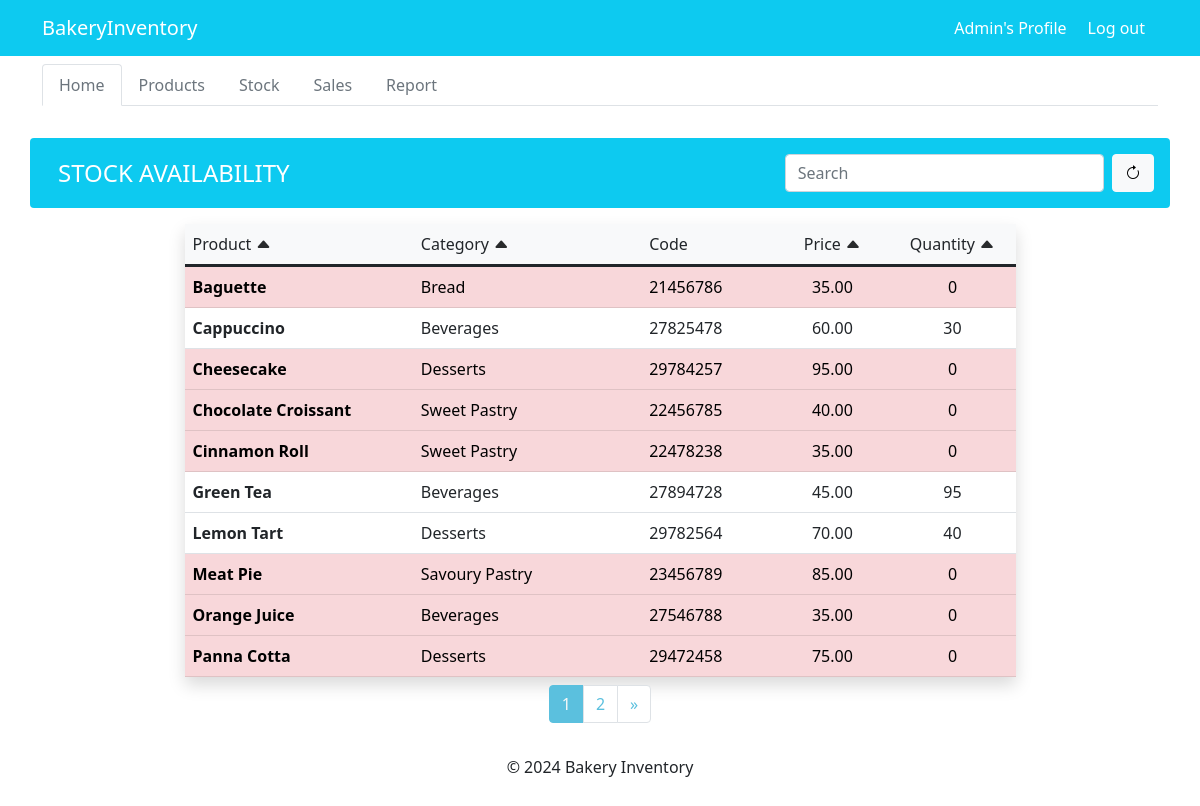
Page /index/ (signed in) on the committed database.
### dashboard/models.py (models this page shows, shortened)
class Product(models.Model):
    name = models.CharField(max_length=50, unique=True, null = True)
    category = models.CharField(max_length=50, choices = CATEGORY)
    code = models.CharField(max_length=8, validators=[MinLengthValidator(8)], unique=True, null=True)
    price = models.DecimalField(max_digits=10, decimal_places=2, null=True)
    quantity = models.PositiveIntegerField(default=0, editable=False, null=True)

### dashboard/views.py (the view)
# urls.py: path('index/', views.index, name = 'dashboard-index'),
@login_required
def index(request):
    page_number = request.GET.get('page', 1)
    query = request.GET.get('query', '')
    sort_by = request.GET.get('sort', 'name')
    sort_order = request.GET.get('order', 'asc')
    update = request.GET.get('update', 'false')
    if update == 'true':
        Product.update_all_product_quantities()
    items = Product.objects.all()
    if query:
        items = items.filter(
            Q(name__icontains=query) |
            Q(code__icontains=query) |
            Q(category__icontains=query)
        )
    if sort_order == 'desc':
        items = items.order_by(f'-{sort_by}')
    else:
        items = items.order_by(sort_by)
    paginator = Paginator(items, 10)
    page_items = paginator.get_page(page_number)
    context = {
        'items': page_items,
        'query': query,
        'sort_by': sort_by,
        'sort_order': sort_order
    }
    if request.headers.get('Hx-Request') == 'true':
        return render(request, 'dashboard/index_table.html', context)
    return render(request, 'dashboard/index.html', context)

### templates/dashboard/index.html (shortened to what this page needs)
{% extends 'partials/base.html' %}
{% block nav %}
{% include 'partials/nav.html' %}
{% endblock %}
{% block content %}
<section class="container mb-2">
  <header
    class="row my-3 bg-info rounded p-3 justify-content-between align-items-center"
  >
    <div class="col-md-4">
      <h1
        class="h4 m-0 text-white fw-normal text-uppercase"
        id="stock-availability-heading"
      >
        Stock Availability
      </h1>
    </div>
    <div class="d-flex gap-2 col-md-4 text-end p-0">
      <input
        id="search-input"
        class="form-control"
        type="search"
        placeholder="Search"
        aria-label="Search for product"
        hx-get="{% url 'dashboard-index' %}?page={{page_number}}&sort={{ sort_by }}&order={{ sort_order }}"
        hx-trigger="keyup changed delay:500ms"
        hx-target="#index-table"
        name="query"
      />
      <button
        class="btn btn-light"
        hx-get="{% url 'dashboard-index' %}?update=true"
        hx-target="#index-table"
        aria-label="Update stock data"
      >
        <i class="bi bi-arrow-clockwise"></i>
      </button>
    </div>
  </header>
  <div class="row">
    <div
      id="index-table"
      class="col-lg-9 m-auto"
      aria-live="polite"
      aria-describedby="stock-availability-heading"
    >
      {% include 'dashboard/index_table.html' %}
    </div>
  </div>
</section>
{% endblock %}

### templates/partials/base.html (shortened to what this page needs)
{% load static %}
<!DOCTYPE html>
<html lang="en">
  <head>
    <link
      href="https://cdn.jsdelivr.net/npm/bootstrap@5.1.3/dist/css/bootstrap.min.css"
      rel="stylesheet"
    />
    <link
      rel="stylesheet"
      href="https://cdn.jsdelivr.net/npm/bootstrap-icons@1.5.0/font/bootstrap-icons.css"
    />
    <link rel="stylesheet" href="{% static 'style.css' %}" />
  </head>
  <body class="d-flex flex-column vh-100">
    <header>{% include 'partials/header.html' %}</header>
    {% block nav %} {% endblock %}
    <main>{% block content %} {% endblock %}</main>
    <footer class="mt-auto">
      <p class="text-center py-3">&copy; 2024 Bakery Inventory</p>
    </footer>
  </body>
</html>

### templates/partials/header.html (shortened to what this page needs)
<nav class="navbar navbar-expand-lg navbar-dark bg-info mb-2" role="banner">
  <div class="container">
    {% if user.is_authenticated %}
    <a
      class="navbar-brand text-white"
      href="{% url 'dashboard-index' %}"
      aria-label="Navigate to Dashboard Home"
      >BakeryInventory</a
    >
    <div class="collapse navbar-collapse" id="navbarSupportedContent">
      <ul class="navbar-nav ms-auto align-items-center">
        <li class="nav-item">
          <a
            class="nav-link text-white"
            href="{% url 'user-profile' %}"
            aria-label="Navigate to your Profile"
            >{{ user.username }}'s Profile</a
          >
        </li>
        <li class="nav-item">
          <form method="post" action="{% url 'user-logout' %}" class="d-inline">
            <button
              type="submit"
              class="btn text-white"
              aria-label="Log out"
              role="link"
            >
              Log out
            </button>
          </form>
        </li>
      </ul>
    </div>
    {% endif %}
  </div>
</nav>

### templates/partials/nav.html
<nav
  class="container sticky-top"
  role="navigation"
  aria-label="Main Navigation"
>
  <ul class="nav nav-tabs mb-3 bg-white">
    <li class="nav-item">
      <a
        class="nav-link text-secondary {% if request.resolver_match.url_name == 'dashboard-index' %}active {% endif %}"
        aria-current="{% if request.resolver_match.url_name == 'dashboard-index' %}page{% endif %}"
        href="{% url 'dashboard-index' %}"
        >Home</a
      >
    </li>
    {% if user.is_superuser %}
    <li class="nav-item">
      <a
        class="nav-link text-secondary {% if request.resolver_match.url_name == 'dashboard-products' %}active {% endif %}"
        aria-current="{% if request.resolver_match.url_name == 'dashboard-products' %}page{% endif %}"
        href="{% url 'dashboard-products' %}"
        >Products</a
      >
    </li>
    <li class="nav-item">
      <a
        class="nav-link text-secondary {% if request.resolver_match.url_name == 'dashboard-stock' %}active {% endif %}"
        aria-current="{% if request.resolver_match.url_name == 'dashboard-stock' %}page{% endif %}"
        href="{% url 'dashboard-stock' %}"
        >Stock</a
      >
    </li>
    {% endif %}
    <li class="nav-item">
      <a
        class="nav-link text-secondary {% if request.resolver_match.url_name == 'dashboard-sales' %}active {% endif %}"
        aria-current="{% if request.resolver_match.url_name == 'dashboard-sales' %}page{% endif %}"
        href="{% url 'dashboard-sales' %}"
        >Sales</a
      >
    </li>
    <li class="nav-item">
      <a
        class="nav-link text-secondary {% if request.resolver_match.url_name == 'dashboard-report' %}active {% endif %}"
        aria-current="{% if request.resolver_match.url_name == 'dashboard-report' %}page{% endif %}"
        href="{% url 'dashboard-report' %}"
        >Report</a
      >
    </li>
  </ul>
</nav>

### templates/dashboard/index_table.html (shortened to what this page needs)
<table
  role="table"
  class="table table-hover m-0 shadow"
  aria-labelledby="table-title"
>
  <thead class="text-dark table-light border-0">
    <tr>
      <td scope="col" class="col-md-2">
        Product
        <a
          href="{% url 'dashboard-index' %}?page={{page_number}}&query={{ query }}&sort=name&order={% if request.GET.sort == 'name' and request.GET.order == 'asc' %}desc{% else %}asc{% endif %}"
          hx-get="{% url 'dashboard-index' %}?page={{page_number}}&query={{ query }}&sort=name&order={% if request.GET.sort == 'name' and request.GET.order == 'asc' %}desc{% else %}asc{% endif %}"
          hx-target="#index-table"
          role="button"
          aria-label="Sort by Product Name {% if request.GET.sort == 'name' and request.GET.order == 'asc' %}(descending){% else %}(ascending){% endif %}"
          tabindex="0"
        >
          <i
            class="bi bi-caret-{% if request.GET.sort == 'name' and request.GET.order == 'asc' %}down-fill{% else %}up-fill{% endif %} icon {% if request.GET.sort == 'name' %}active{% endif %}"
          ></i>
        </a>
      </td>
      <td scope="col" class="col-md-2">
        Category
        <a
          href="{% url 'dashboard-index' %}?page={{page_number}}&query={{ query }}&sort=category&order={% if request.GET.sort == 'category' and request.GET.order == 'asc' %}desc{% else %}asc{% endif %}"
          hx-get="{% url 'dashboard-index' %}?page={{page_number}}&query={{ query }}&sort=category&order={% if request.GET.sort == 'category' and request.GET.order == 'asc' %}desc{% else %}asc{% endif %}"
          hx-target="#index-table"
          role="button"
          aria-label="Sort by Category {% if request.GET.sort == 'category' and request.GET.order == 'asc' %}(descending){% else %}(ascending){% endif %}"
          tabindex="0"
        >
          <i
            class="bi bi-caret-{% if request.GET.sort == 'category' and request.GET.order == 'asc' %}down-fill{% else %}up-fill{% endif %} icon {% if request.GET.sort == 'category' %}active{% endif %}"
          ></i>
        </a>
      </td>
      <td scope="col" class="col-md-1">Code</td>
      <td scope="col" class="text-center col-md-1">
        Price
        <a
          href="{% url 'dashboard-index' %}?page={{page_number}}&query={{ query }}&sort=price&order={% if request.GET.sort == 'price' and request.GET.order == 'asc' %}desc{% else %}asc{% endif %}"
          hx-get="{% url 'dashboard-index' %}?page={{page_number}}&query={{ query }}&sort=price&order={% if request.GET.sort == 'price' and request.GET.order == 'asc' %}desc{% else %}asc{% endif %}"
          hx-target="#index-table"
          role="button"
          aria-label="Sort by Price {% if request.GET.sort == 'price' and request.GET.order == 'asc' %}(descending){% else %}(ascending){% endif %}"
          tabindex="0"
        >
          <i
            class="bi bi-caret-{% if request.GET.sort == 'price' and request.GET.order == 'asc' %}down-fill{% else %}up-fill{% endif %} icon {% if request.GET.sort == 'price' %}active{% endif %}"
          ></i>
        </a>
      </td>
      <td scope="col" class="text-center col-md-1">
        Quantity
        <a
          href="{% url 'dashboard-index' %}?page={{page_number}}&query={{ query }}&sort=quantity&order={% if request.GET.sort == 'quantity' and request.GET.order == 'asc' %}desc{% else %}asc{% endif %}"
          hx-get="{% url 'dashboard-index' %}?page={{page_number}}&query={{ query }}&sort=quantity&order={% if request.GET.sort == 'quantity' and request.GET.order == 'asc' %}desc{% else %}asc{% endif %}"
          hx-target="#index-table"
          role="button"
          aria-label="Sort by Quantity {% if request.GET.sort == 'quantity' and request.GET.order == 'asc' %}(descending){% else %}(ascending){% endif %}"
          tabindex="0"
        >
          <i
            class="bi bi-caret-{% if request.GET.sort == 'quantity' and request.GET.order == 'asc' %}down-fill{% else %}up-fill{% endif %} icon {% if request.GET.sort == 'quantity' %} active {% endif %}"
          ></i>
        </a>
      </td>
    </tr>
  </thead>
  <tbody>
    {% for item in items %}
    <tr {% if item.quantity < 10 %} class="table-danger" {% endif %}>
      <th class="col-md-2" scope="row" aria-label="Product Name">
        {{item.name}}
      </th>
      <td class="col-md-2" aria-label="Product Category">{{item.category}}</td>
      <td class="col-md-1" aria-label="Product Code">{{item.code}}</td>
      <td class="text-center col-md-1" aria-label="Product Price">
        {{item.price}}
      </td>
      <td class="text-center col-md-1" aria-label="Quantity">
        {{item.quantity}}
      </td>
    </tr>
    {% endfor %}
  </tbody>
</table>
{% include 'partials/pagination.html' with hx_target="#index-table"%}

### templates/partials/pagination.html (shortened to what this page needs)
{% if items.object_list %}
<nav
  class="my-2 d-flex justify-content-center"
  role="navigation"
  aria-label="Pagination Navigation"
>
  <ul class="pagination m-0" hx-target="{{ hx_target }}">
    {% for i in items.paginator.page_range %}
    <li class="page-item {% if items.number == i %}active-page{% endif %}">
      <a
        class="page-link"
        href="?page={{i}}&query={{query}}&sort={{sort_by}}&order={{sort_order}}"
        hx-get="?page={{i}}&query={{query}}&sort={{sort_by}}&order={{sort_order}}"
        aria-label="Page {{i}}"
        tabindex="0"
        >{{ i }}
      </a>
    </li>
    {% endfor %} {% if items.has_next %}
    <li class="page-item">
      <a
        class="page-link"
        href="?page={{items.next_page_number}}&query={{query}}&sort={{sort_by}}&order={{sort_order}}"
        hx-get="?page={{items.next_page_number}}&query={{query}}&sort={{sort_by}}&order={{sort_order}}"
        aria-label="Next page, Page {{items.next_page_number}}"
        tabindex="0"
      >
        <span aria-hidden="true">&raquo;</span>
      </a>
    </li>
    {% endif %}
  </ul>
</nav>
{% endif %}

### css/style.css (style rules this page uses)
.icon { color: #292b2c; transition: color 0.3s; }
.pagination li a { color: #5bc0de; }
.pagination li.active-page a { background: #5bc0de; color: #f7f7f7; border: 1px solid #5bc0de; }

### rows in the picture
Product: name "Baguette", category "Bread", code "21456786", price "35.00", quantity "0"
Product: name "Cappuccino", category "Beverages", code "27825478", price "60.00", quantity "30"
Product: name "Cheesecake", category "Desserts", code "29784257", price "95.00", quantity "0"
Product: name "Chocolate Croissant", category "Sweet Pastry", code "22456785", price "40.00", quantity "0"
Product: name "Cinnamon Roll", category "Sweet Pastry", code "22478238", price "35.00", quantity "0"
Product: name "Green Tea", category "Beverages", code "27894728", price "45.00", quantity "95"
Product: name "Lemon Tart", category "Desserts", code "29782564", price "70.00", quantity "40"
Product: name "Meat Pie", category "Savoury Pastry", code "23456789", price "85.00", quantity "0"
Product: name "Orange Juice", category "Beverages", code "27546788", price "35.00", quantity "0"
Product: name "Panna Cotta", category "Desserts", code "29472458", price "75.00", quantity "0"

### other values in the picture
{{ user.username }} "Admin"
{{ i }} "1" "2"
